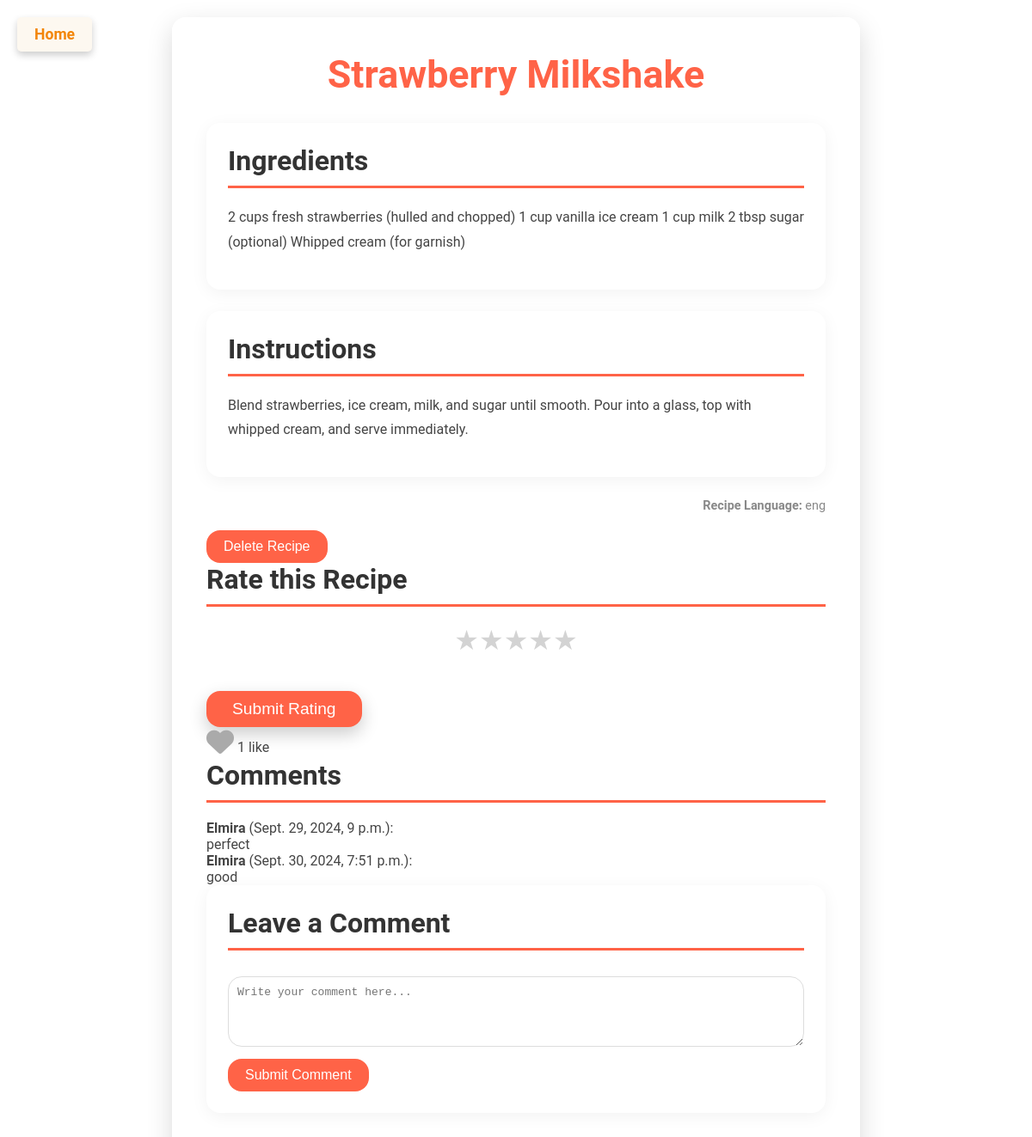
Page /recipe/107/ on the committed database.
### desert/models.py (models this page shows, shortened)
class Recipe(models.Model):
    LANGUAGES = (
        ("AZ", "AZ"),
        ("EN", "EN"),
        ("RU", "RU")
    )
    name = models.CharField(max_length=256, null=True, blank=True)
    instruction = models.TextField(max_length=1000, null=True, blank=True)
    created_by = models.ForeignKey(User, on_delete=models.CASCADE, null=True, blank=True)
    ingredients = models.TextField(max_length=1000,  null=True, blank=True)
    category = models.ForeignKey(Category, on_delete=models.CASCADE, null=True, blank=True)
    created_at = models.DateTimeField(auto_now_add=True, null=True, blank=True)
    language = models.CharField(max_length=4, choices=LANGUAGES,  null=True, blank=True)
    ingredient = models.TextField(max_length=1000, null=True, blank=True)
    likes = models.ManyToManyField(User, related_name='liked_recipes', blank=True)
    views_count = models.PositiveIntegerField(default=0)
    class Meta:
        verbose_name = "Resept"
        verbose_name_plural = "Resepts"

class Comment(models.Model):
    LANGUAGES = (
        ("AZ", "AZ"),
        ("EN", "EN"),
        ("RU", "RU")
    )
    text = models.TextField(max_length=1000, null=True, blank=True)
    language = models.CharField(max_length=4, choices=LANGUAGES, null=True, blank=True)
    recipe = models.ForeignKey(Recipe, related_name='comments', on_delete=models.CASCADE, null=True, blank=True)
    user = models.ForeignKey(User, on_delete=models.CASCADE, null=True, blank=True)
    created_at = models.DateTimeField(auto_now_add=True, null=True, blank=True)

### desert/views.py (the view)
# urls.py: path("recipe/<int:recipe_id>/", recipe_detail, name="recipe_detail"),
def recipe_detail(request, recipe_id):
    recipe = Recipe.objects.get(id=recipe_id)
    if not request.session.get(f"viewed_recipe_{recipe_id}", False):
        recipe.views_count += 1
        recipe.save()
        request.session[f"viewed_recipe_{recipe_id}"] = True
    context = {
        "recipe": recipe
    }
    return render(request, "recipe_details.html", context)

### desert/templates/recipe_details.html (shortened to what this page needs)
<!DOCTYPE html>
<html lang="en">
<head>
    <link rel="stylesheet" href="https://cdnjs.cloudflare.com/ajax/libs/font-awesome/6.0.0-beta3/css/all.min.css">
</head>
<body>
    <a href="{% url 'home' %}" class="home-button">Home</a>
    <div class="recipe-container">
        <h1>{{ recipe.name }}</h1>
        <div class="ingredients">
            <h2>Ingredients</h2>
            <p>{{ recipe.ingredient }}</p>
        </div>
        <div class="instructions">
            <h2>Instructions</h2>
            <p>{{ recipe.instruction }}</p>
        </div>
        <div class="language">
            <p><strong>Recipe Language:</strong> {{ recipe.language }}</p>
        </div>
        <form action="{% url 'delete_recipe' recipe.id %}" method="post" onsubmit="return confirm('Are you sure you want to delete this recipe?');">
            <button type="submit" style="background-color: #ff6347; color: white; border: none; border-radius: 16px; padding: 10px 20px; cursor: pointer; font-size: 1em; margin-top: 20px;">
                Delete Recipe
            </button>
        </form>
        <h2>Rate this Recipe</h2>
<form id="rating-form" method="post">
    <div class="star-rating">
        <input type="radio" id="star5" name="rating" value="5"><label for="star5">&#9733;</label>
        <input type="radio" id="star4" name="rating" value="4"><label for="star4">&#9733;</label>
        <input type="radio" id="star3" name="rating" value="3"><label for="star3">&#9733;</label>
        <input type="radio" id="star2" name="rating" value="2"><label for="star2">&#9733;</label>
        <input type="radio" id="star1" name="rating" value="1"><label for="star1">&#9733;</label>
    </div>
    <button type="submit" class="submit-rating">Submit Rating</button>
</form>
<form id="like-form" action="{% url 'like_recipe' recipe.id %}" method="post">
    <button type="submit" id="like-button" class="like-button">
        <i class="fa fa-heart {% if user.is_authenticated and user in recipe.likes.all %}liked{% endif %}"></i>
    </button>
    <span>{{ recipe.likes.count }} like</span>
</form>
        <h2>Comments</h2>
        <div class="comments">
            {% for comment in recipe.comments.all %}
                <div class="comment">
                    <p><strong>{{ comment.user.username }}</strong> ({{ comment.created_at }}):</p>
                    <p>{{ comment.text }}</p>
                </div>
            {% empty %}
                <p>No comments yet.</p>
            {% endfor %}
        </div>
        <div class="comment-form">
            <h2>Leave a Comment</h2>
            <form action="{% url 'add_comment' recipe.id %}" method="post" onsubmit="return validateComment()">
                <textarea id="comment-text" name="comment" rows="4" placeholder="Write your comment here..."></textarea>
                <button type="submit">Submit Comment</button>
            </form>
        </div>
    </div>
</body>
</html>

### desert/templates/recipe_details.html (style rules this page uses)
:root { --primary-color: #ff6347; --secondary-color: #333; --background-color: rgba(244, 244, 244, 0.8); --text-color: #444; --border-radius: 16px; --max-width: 800px; --transition-speed: 0.3s; --font-family: 'Roboto', 'Segoe UI', Tahoma, Geneva, Verdana, sans-serif; --shadow-color: rgba(0, 0, 0, 0.15); --overlay-color: rgba(255, 255, 255, 0.9); }
*, *::before, *::after { box-sizing: border-box; margin: 0; padding: 0; }
body { font-family: var(--font-family); background: url('https://images5.alphacoders.com/663/663921.jpg') no-repeat center center fixed; background-size: cover; display: flex; justify-content: center; align-items: center; padding: 20px; min-height: 100vh; color: var(--text-color); }
.recipe-container { background-color: var(--overlay-color); border-radius: var(--border-radius); box-shadow: 0 10px 30px var(--shadow-color); padding: 40px; max-width: var(--max-width); width: 100%; transition: transform var(--transition-speed) ease, box-shadow var(--transition-speed) ease; }
h1 { font-size: 2.8em; color: var(--primary-color); text-align: center; margin-bottom: 30px; font-weight: bold; }
h2 { font-size: 2em; color: var(--secondary-color); border-bottom: 3px solid var(--primary-color); padding-bottom: 10px; margin-bottom: 20px; }
.ingredients, .instructions, .comment-form { background-color: #fff; padding: 25px; border-radius: var(--border-radius); margin-bottom: 25px; box-shadow: 0 4px 20px rgba(0, 0, 0, 0.05); transition: box-shadow var(--transition-speed) ease; }
.ingredients p, .instructions p { margin-bottom: 15px; line-height: 1.8; }
.language { text-align: right; font-size: 0.9em; color: #888; margin-top: 20px; }
.like-button { background: none; border: none; font-size: 2em; color: #aaa; cursor: pointer; transition: color 0.3s ease; }
.comment-form textarea { width: 100%; padding: 10px; border: 1px solid #ddd; border-radius: var(--border-radius); font-size: 1em; margin-top: 10px; resize: vertical; }
.comment-form button { background-color: var(--primary-color); color: white; border: none; border-radius: var(--border-radius); padding: 10px 20px; cursor: pointer; font-size: 1em; margin-top: 10px; }
.star-rating { display: flex; direction: row-reverse; justify-content: center; font-size: 2rem; margin-bottom: 20px; }
.star-rating label { cursor: pointer; color: lightgray; }
.submit-rating { background-color: var(--primary-color); color: #fff; border: none; border-radius: var(--border-radius); padding: 10px 30px; font-size: 1.2em; cursor: pointer; margin-top: 20px; transition: background-color var(--transition-speed), transform var(--transition-speed); box-shadow: 0 8px 20px rgba(0, 0, 0, 0.2); }
.home-button { position: absolute; left: 20px; top: 20px; background-color: #e5a53d14; color: rgb(243, 134, 9); padding: 10px 20px; text-align: center; border-radius: 5px; font-size: 1.1rem; font-weight: bold; text-decoration: none; box-shadow: 0 4px 8px rgba(0, 0, 0, 0.2); transition: background-color 0.3s ease, box-shadow 0.3s ease; }

### rows in the picture
Recipe: name "Strawberry Milkshake", ingredient "2 cups fresh strawberries (hulled and chopped) 1 cup vanilla ice cream 1 cup milk 2 tbsp sugar (optional) Whipped cream (for garnish)", instruction "Blend strawberries, ice cream, milk, and sugar until smooth. Pour into a glass, top with whipped cream, and serve immediately.", language "eng", likes.count "1"
Comment: user.username "Elmira", created_at "Sept. 29, 2024, 9 p.m.", text "perfect"
Comment: user.username "Elmira", created_at "Sept. 30, 2024, 7:51 p.m.", text "good"
